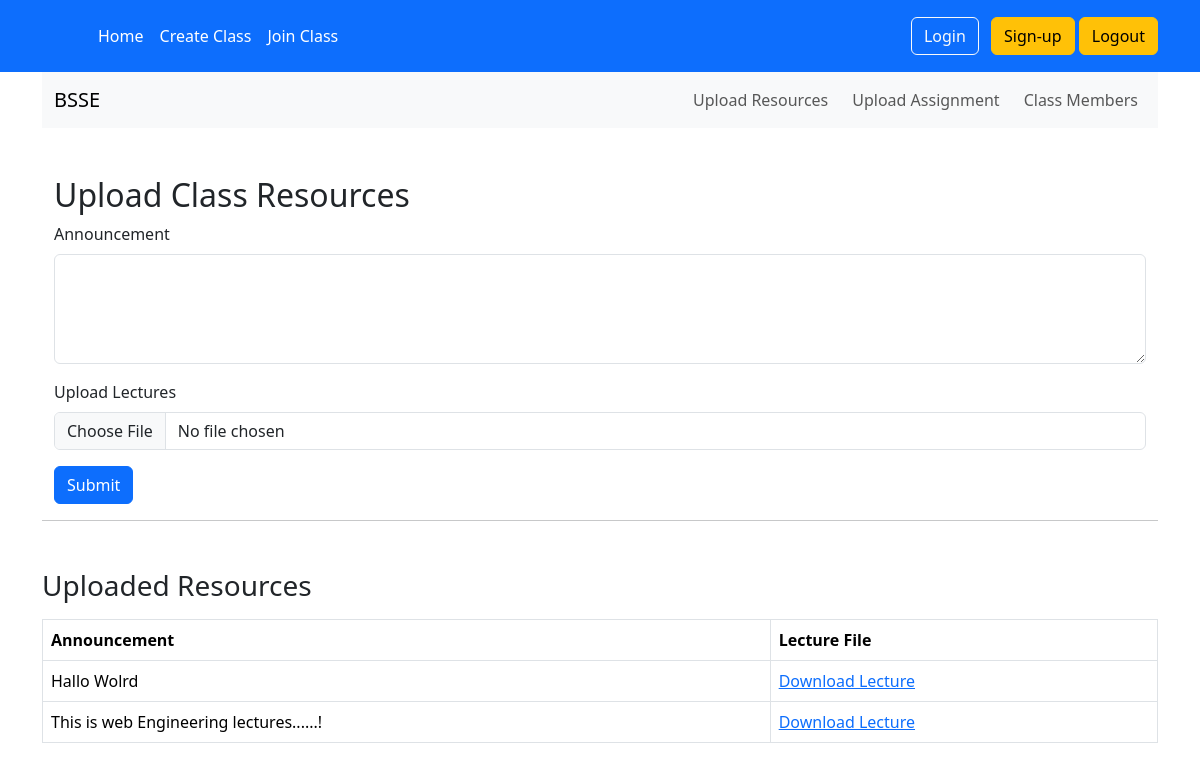
Page /resource/12/ (signed in) on the earlier database version.
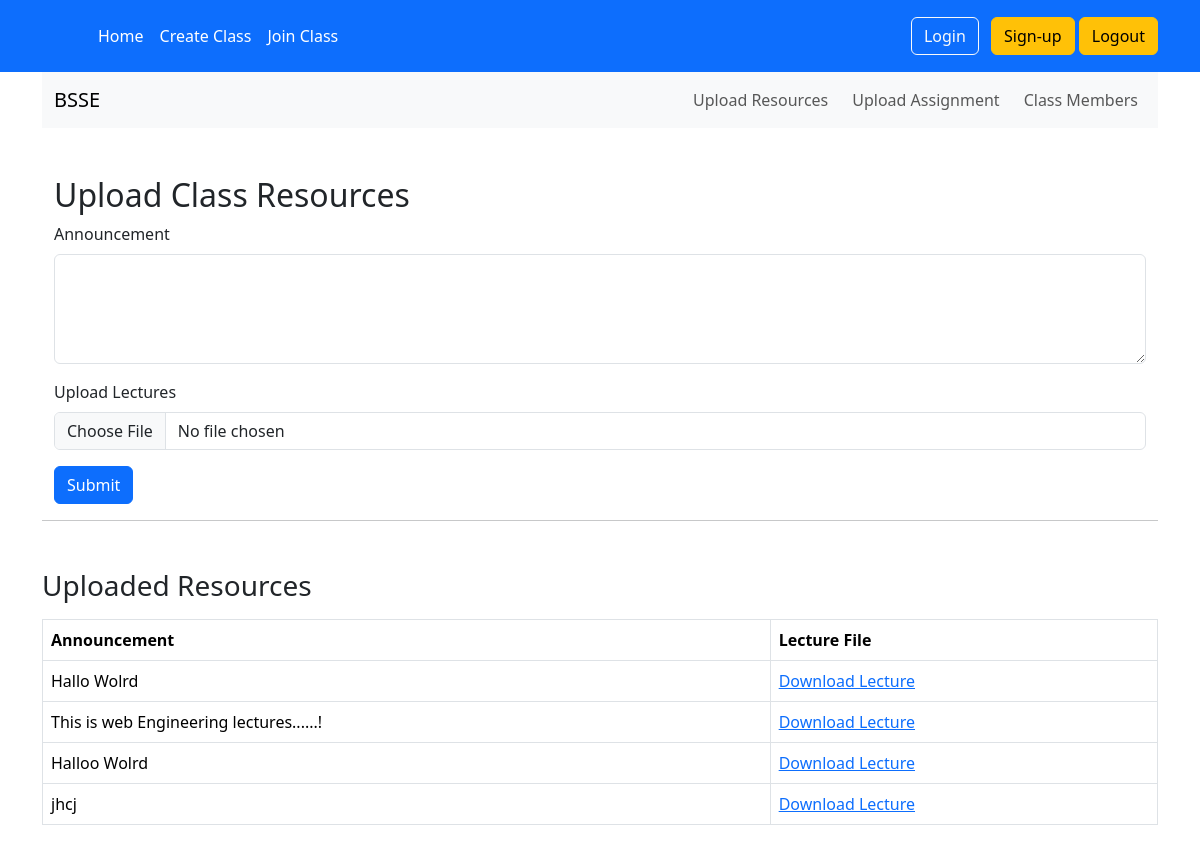
Same page on the later database version.
### authz/models.py (models this page shows)
class ClassData(models.Model):
    name = models.ForeignKey(GoogleClass, on_delete=models.CASCADE,related_name='googleclss')
    announcement = models.TextField()
    lectures = models.FileField(upload_to='resources/', blank=False,null=True)

### home/views/home_view.py (the view)
# urls.py: path('resource/<int:id>/',home_view.resources,name='resource'),
@login_required
def resources(request,id):
    googlcls = GoogleClass.objects.filter(id=id).first()
    if request.method == 'POST':
        name=googlcls
        announcement = request.POST.get('announcement')
        lectures = request.FILES.get('lectures')
        ClassData.objects.create(announcement=announcement,lectures=lectures,name=name)
        messages.success(request, 'You have successfully uploaded the resources')
    get_resource = GoogleClass.objects.filter(id=id).first()
    print(get_resource)
    get_re = get_resource.googleclss.all()
    print(get_re)
    context ={
         'get': get_resource,
         'get_re': get_re,
        'googlecls':googlcls
    }
    return render(request,'resources.html',context)

### authz/models.py (called while the page is built)
    def __str__(self):
        return self.class_name

### templates/resources.html (shortened to what this page needs)
{% extends "base.html" %}
{% block content %}
<nav class="navbar navbar-expand-lg navbar-light bg-light">
    <div class="container-fluid">
        <a class="navbar-brand" href="#">{{ googlecls.class_name }}</a>
        <div class="collapse navbar-collapse" id="navbarNav">
            <ul class="navbar-nav ms-auto">
                <li class="nav-item">
                    <a class="nav-link btn btn-primary me-2" href="{% url 'resource' googlecls.id %}">Upload Resources</a>
                </li>
                {% if googlecls.instructor.username == user.username %}
                <li class="nav-item">
                    <a class="nav-link btn btn-success me-2" href="{% url 'upload_assignment' googlecls.id  %}">Upload Assignment</a>
                </li>
                {% endif %}
                <li class="nav-item">
                    <a class="nav-link btn btn-info" href="#">Class Members</a>
                </li>
            </ul>
        </div>
    </div>
</nav>
<div class="container mt-5">
    {% if googlecls.instructor.username == user.username %}
    <h2>Upload Class Resources</h2>
    <form action="" method="post" enctype="multipart/form-data">
        <div class="mb-3">
            <label for="announcement" class="form-label">Announcement</label>
            <textarea name="announcement" id="announcement" class="form-control" rows="4" required></textarea>
        </div>
        <div class="mb-3">
            <label for="lectures" class="form-label">Upload Lectures</label>
            <input type="file" name="lectures" id="lectures" class="form-control" required>
        </div>
        <button type="submit" class="btn btn-primary">Submit</button>
    </form>
    {% endif %}
</div>
<hr/>
<div class="mt-5">
    <h3>Uploaded Resources</h3>
    {% if get_re %}
    <table class="table table-bordered mt-3">
        <thead>
            <tr>
                <th>Announcement</th>
                <th>Lecture File</th>
            </tr>
        </thead>
        <tbody>
            {% for resource in get_re %}
                <tr>
                    <td>{{ resource.announcement }}</td>
                    <td>
                        {% if resource.lectures %}
                            <a href="{{ resource.lectures.url }}" download>Download Lecture</a>
                        {% else %}
                            No file uploaded
                        {% endif %}
                    </td>
                </tr>
            {% endfor %}
        </tbody>
    </table>
    {% else %}
        <p>No resources uploaded yet.</p>
    {% endif %}
</div>
{% endblock content %}

Differences in the rows shown:
added ClassData: announcement "Halloo Wolrd"
added ClassData: announcement "jhcj"
